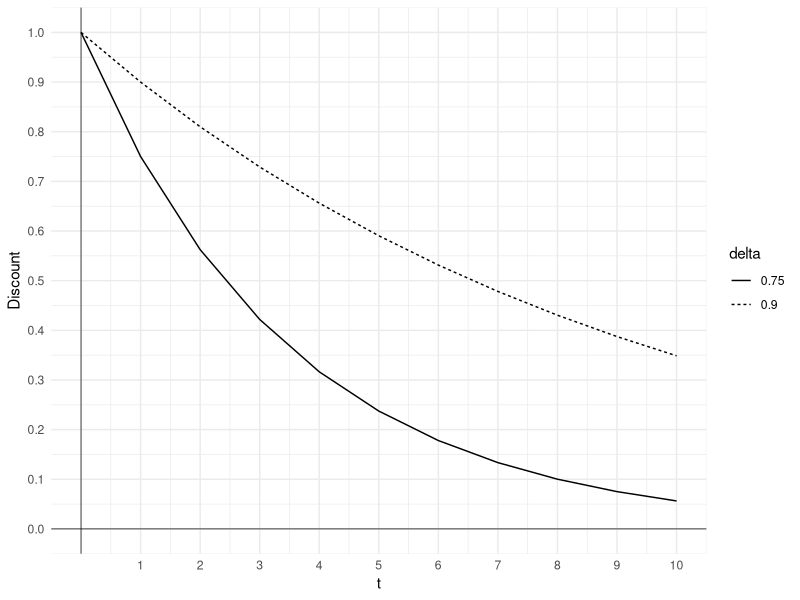

Source code (R):
## ---- chunk 1
#| label: fig-exponential
#| fig-cap: Exponential discount curves

#Plot of exponential discounting with two curves, one with delta=0.9 and one with delta=0.75

##Load the ggplot2 package
library(ggplot2)
library(tidyr)

#Define the discount factor
delta <- c(0.75, 0.9)

#Define the number of periods
t <- 0:10

#Define the discount function
discount <- function(delta, t) {
  delta^t
}

#data frame with three rows: t, discount(0.75, t) and discount(0.9, t)
discounted <- data.frame(t, discount(delta[1], t), discount(delta[2], t))

colnames(discounted) <- c("t","0.75","0.9")

discounted <- pivot_longer(discounted, cols = -t, names_to = "delta", values_to = "discount")

#Plot the discount function with curves for each of the two values of delta using ggplot2
ggplot(discounted, aes(x=t, y=discount, group=delta, linetype=delta)) +
    geom_line() +
    labs(x="t", y="Discount") +
    theme_minimal() +
    scale_x_continuous(breaks=1:10) +
    scale_y_continuous(breaks=seq(0, 1, 0.1)) +
    geom_vline(xintercept = 0, linewidth=0.25)+ 
    geom_hline(yintercept = 0, linewidth=0.25)

